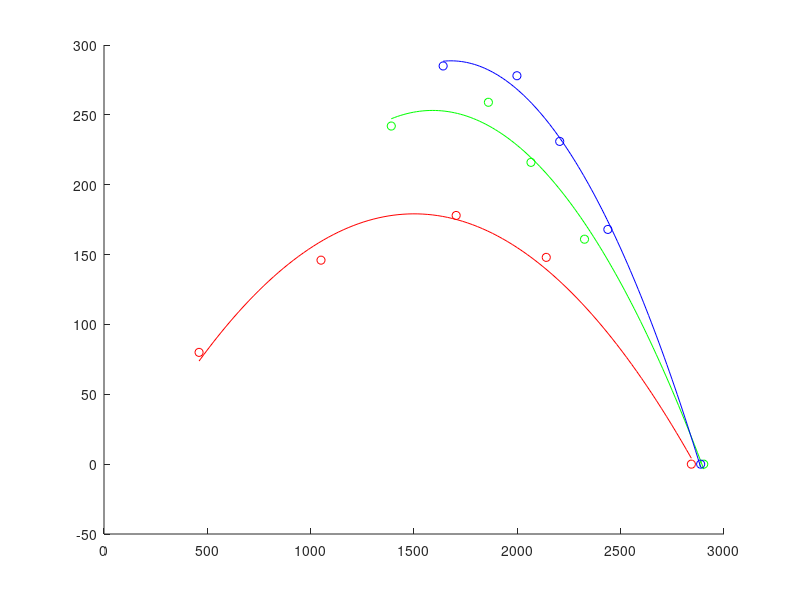

This chart was generated by the following MATLAB code: (Note: this script raises an error after producing the figure.)
clear;clc

pressure = ["40 PSI", "35 PSI", "30 PSI"];
color = [1 0 0; 0 1 0; 0 0 1];

rpm = [2842,2140,1704,1050,460;
       2902,2325,2066,1860,1390;
       2887,2438,2205,1998,1641;];

power = [0, 148, 178, 146, 80;
         0, 161, 216, 259, 242;
         0, 168, 231, 278, 285;];
   
nu = [0.00, 0.66, 0.80, 0.66, 0.36;
      0.00, 0.26, 0.35, 0.42, 0.39;
      0.00, 0.29, 0.39, 0.47, 0.49;];
%%%
figure
hold on;
for psi = 1:1:numel(pressure)
    powerFit = polyfit(rpm(psi,:), power(psi,:),2);
    x = linspace(min(rpm(psi,:)),max(rpm(psi,:)));
    powerCurv = polyval(powerFit, x);
    powerPlot(psi) = plot(x,powerCurv,'Color',color(psi,:));
    scatter(rpm(psi,:), power(psi,:), 'MarkerEdgeColor',color(psi,:));
end
hold off;
title("Power [W] vs. RPM")
xlabel("RPM")
ylabel("Power [W]")
ylim([0 300])
legend(powerPlot(:), pressure(:))
grid on
saveas(gcf,'ENGR302LAB6POWERvRPM', 'pdf')
saveas(gcf,'ENGR302LAB6POWERvRPM', 'epsc')
%%%
figure
hold on;
for psi = 1:1:numel(pressure)
    nuFit = polyfit(rpm(psi,:), nu(psi,:),2);
    x = linspace(min(rpm(psi,:)),max(rpm(psi,:)));
    nuCurv = polyval(nuFit, x);
    nuPlot(psi) = plot(x, nuCurv,'Color',color(psi,:));
    scatter(rpm(psi,:), nu(psi,:), 'MarkerEdgeColor',color(psi,:));
end
hold off;
title("Efficiency vs. RPM")
xlabel("RPM")
ylabel("Efficiency")
ylim([0 1])
legend(nuPlot(:), pressure(:))
grid on;
saveas(gcf,'ENGR302LAB6NUvRPM', 'pdf')
saveas(gcf,'ENGR302LAB6NUvRPM', 'epsc')